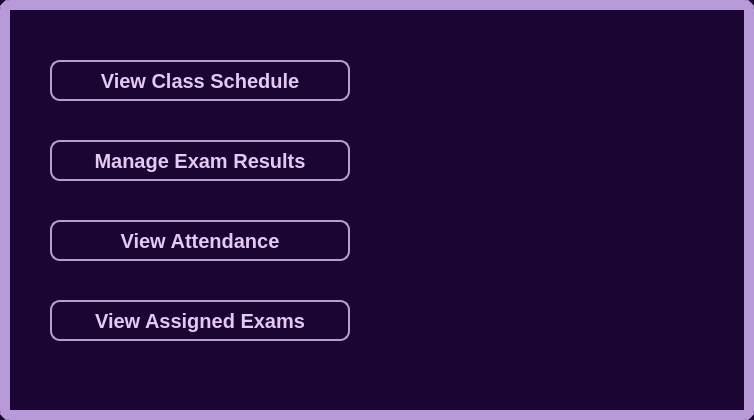
<?xml version="1.0" encoding="UTF-8"?>
<ui version="4.0">
 <class>TeacherPanel</class>
 <widget class="QDialog" name="TeacherPanel">
  <property name="geometry">
   <rect>
    <x>0</x>
    <y>0</y>
    <width>754</width>
    <height>420</height>
   </rect>
  </property>
  <property name="windowTitle">
   <string>Teacher Panel</string>
  </property>
  <property name="styleSheet">
   <string notr="true">QDialog#TeacherPanel {
          background-color:#1B0633;
border:9.5px solid #B89AD8;
        border-radius: 10%;
}</string>
  </property>
  <widget class="QPushButton" name="btnClassSchedule">
   <property name="geometry">
    <rect>
     <x>50</x>
     <y>60</y>
     <width>300</width>
     <height>41</height>
    </rect>
   </property>
   <property name="styleSheet">
    <string notr="true">QPushButton#btnClassSchedule {
        border: 1.5px solid #B89FD0;
border-radius: 10px;
font-size: 20px;
background: qlineargradient(x1:0, y1:0, x2:1, y2:1,
                            stop:0 rgb(60, 0, 60),     /* darker start */
                            stop:1 rgb(140, 110, 150)); /* darker end */
color: #e4c9f2;
font-weight: 1000;
}

/* Hover effect */
QPushButton#btnClassSchedule:hover {
   background-color: #69166f;
}

</string>
   </property>
   <property name="text">
    <string>View Class Schedule</string>
   </property>
  </widget>
  <widget class="QPushButton" name="btnExamResult">
   <property name="geometry">
    <rect>
     <x>50</x>
     <y>140</y>
     <width>300</width>
     <height>41</height>
    </rect>
   </property>
   <property name="styleSheet">
    <string notr="true">QPushButton#btnExamResult {
        border: 1.5px solid #B89FD0;
border-radius: 10px;
font-size: 20px;
background: qlineargradient(x1:0, y1:0, x2:1, y2:1,
                            stop:0 rgb(60, 0, 60),     /* darker start */
                            stop:1 rgb(140, 110, 150)); /* darker end */
color: #e4c9f2;
font-weight: 1000;
}

/* Hover effect */
QPushButton#btnExamResult:hover {
    background-color: #69166f;
}

</string>
   </property>
   <property name="text">
    <string>Manage Exam Results</string>
   </property>
  </widget>
  <widget class="QPushButton" name="btnAttendanceViewing">
   <property name="geometry">
    <rect>
     <x>50</x>
     <y>220</y>
     <width>300</width>
     <height>41</height>
    </rect>
   </property>
   <property name="styleSheet">
    <string notr="true">QPushButton#btnAttendanceViewing {
        border: 1.5px solid #B89FD0;
border-radius: 10px;
font-size: 20px;
background: qlineargradient(x1:0, y1:0, x2:1, y2:1,
                            stop:0 rgb(60, 0, 60),     /* darker start */
                            stop:1 rgb(140, 110, 150)); /* darker end */
color: #e4c9f2;
font-weight: 1000;;
}

/* Hover effect */
QPushButton#btnAttendanceViewing:hover {
    background-color: #69166f;
}

</string>
   </property>
   <property name="text">
    <string>View Attendance</string>
   </property>
  </widget>
  <widget class="QPushButton" name="btnExamManagement">
   <property name="geometry">
    <rect>
     <x>50</x>
     <y>300</y>
     <width>300</width>
     <height>41</height>
    </rect>
   </property>
   <property name="styleSheet">
    <string notr="true">QPushButton#btnExamManagement {
       border: 1.5px solid #B89FD0;
border-radius: 10px;
font-size: 20px;
background: qlineargradient(x1:0, y1:0, x2:1, y2:1,
                            stop:0 rgb(60, 0, 60),     /* darker start */
                            stop:1 rgb(140, 110, 150)); /* darker end */
color: #e4c9f2;
font-weight: 1000;
}

/* Hover effect */
QPushButton#btnExamManagement:hover {
  background-color: #69166f;
}

</string>
   </property>
   <property name="text">
    <string>View Assigned Exams</string>
   </property>
  </widget>
  <widget class="QLabel" name="label">
   <property name="geometry">
    <rect>
     <x>390</x>
     <y>10</y>
     <width>371</width>
     <height>401</height>
    </rect>
   </property>
   <property name="text">
    <string/>
   </property>
   <property name="pixmap">
    <pixmap>D:/Users/Dell/Downloads/teacher page.jpeg</pixmap>
   </property>
  </widget>
 </widget>
 <resources/>
 <connections/>
</ui>
